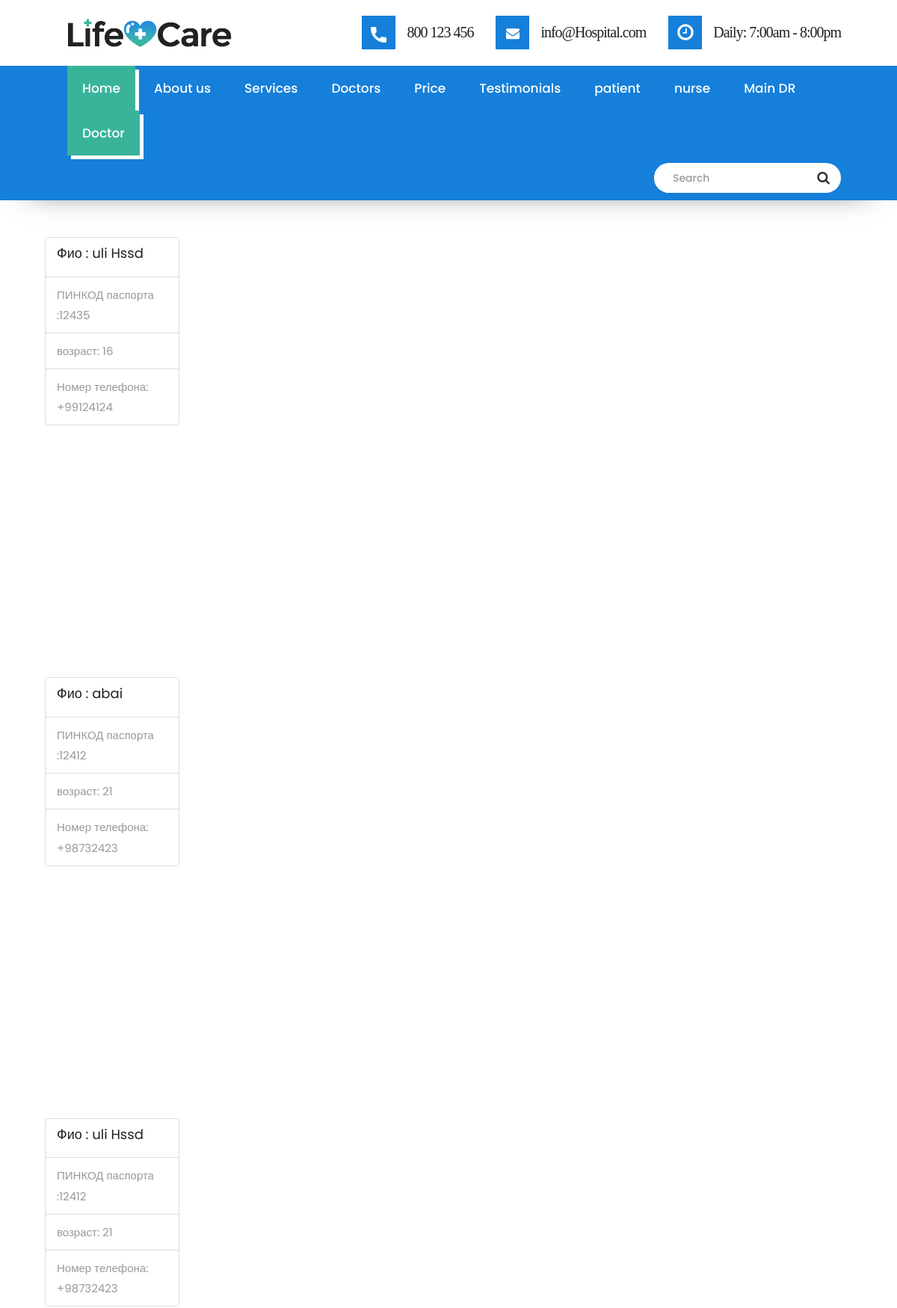
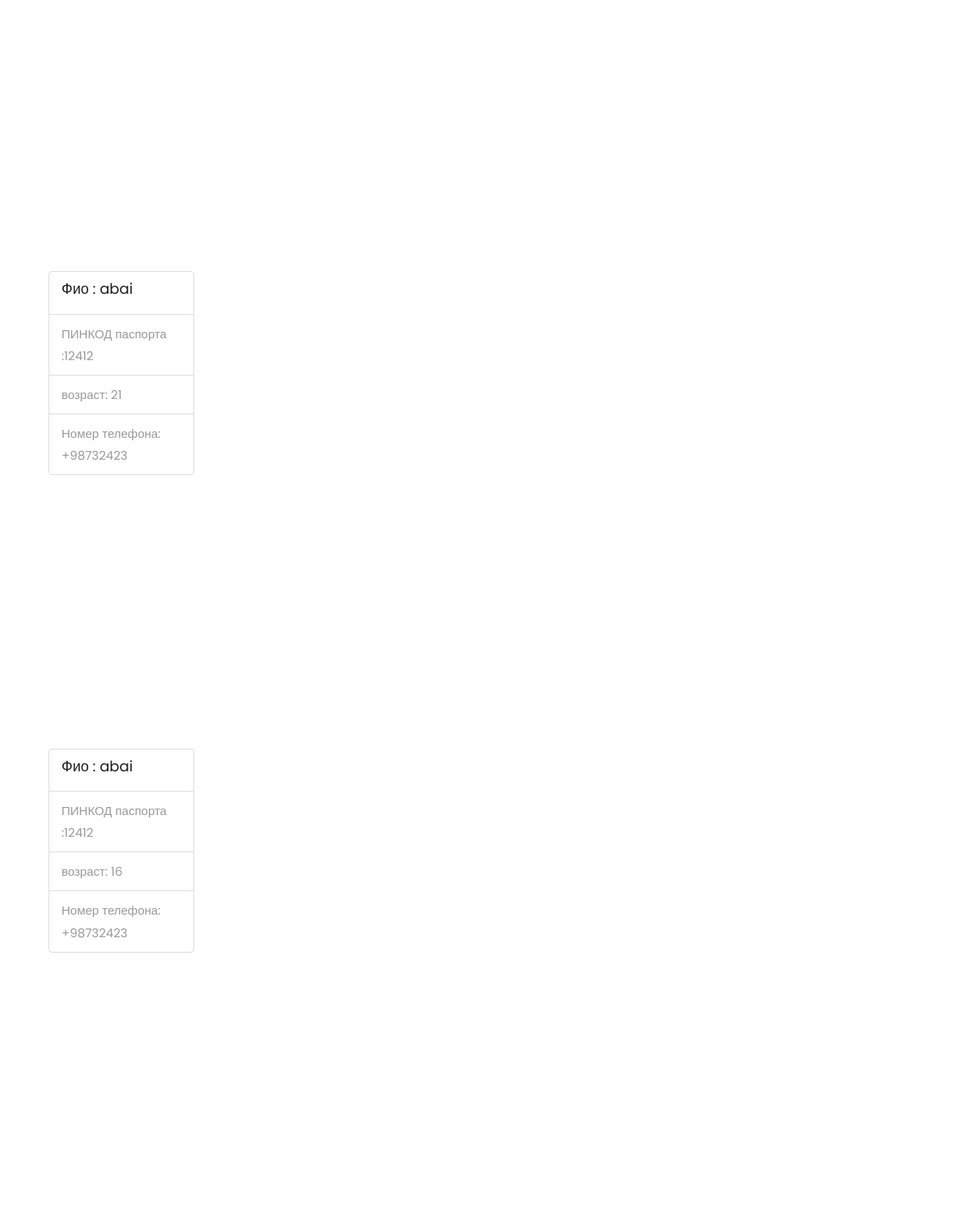
The page /patient/ (upper part) on the database its author committed (2 pictures, top to bottom).
### main/models.py (models this page shows)
class Patient(models.Model):
    patient_name = models.CharField(max_length=50)
    patient_pincode = models.CharField(max_length=9)
    patient_age = models.CharField(max_length=5)
    patient_number = models.CharField(max_length=15)

### main/views.py (the view)
# urls.py: path('patient/', patient, name='patient'),
def patient(request):
    patient = Patient.objects.all()
    context = {
        'patient': patient,
    }
    return render(request, template_name='patient.html', context=context)

### main/templates/patient.html (shortened to what this page needs)
{% extends 'base.html' %}
{% load static  %}
{% block info %}
{% for patients in patient %}
<div class="container">
<div class="row">
    <h1>                         </h1>
    <h1>                         </h1>
    <h1>                         </h1>
    <h1>                         </h1>
    <h1>                         </h1>
    <h1>                         </h1>
    <h1>                         </h1>
    <h1>                         </h1>
    <h1>                         </h1>
    <h1>                         </h1>
    <h1>                         </h1>
    <h1>                         </h1>
    <h1>                         </h1>
<h1>                         </h1>
    <h1>                         </h1>
    <h1>                         </h1>
    <h1>                         </h1>
    <h1>                         </h1>
   <h1>                         </h1>
    <h1>                         </h1>
    <h1>                         </h1>
    <h1>                         </h1>
    <h1>                         </h1>
    <h1>                         </h1>
    <h1>                         </h1>
    <h1>                         </h1>
    <h1>                         </h1>
    <h1>                         </h1>
    <h1>                         </h1>
<div class="col-4">
<div class="card m-2" style="width: 18rem;">
<br>
<ul class="list-group list-group-flush">
    <li class="list-group-item"><h3>Фио : {{patients.patient_name}}</h3></li>
<li class="list-group-item">ПИНКОД паспорта :{{ patients.patient_pincode }} </li>
<li class="list-group-item"> возраст: {{patients.patient_age}}</li>
<li class="list-group-item">Номер телефона: {{patients.patient_number}}</li>
</ul>
</div>
</div>
</div>
</div>
{% endfor %}
{% endblock %}

### static/main/style.css (style rules this page uses)
body { color: #999; font-size: 15px; font-family: 'Source Sans Pro', sans-serif; line-height: 1.80857; }
h1, h2, h3, h4, h5, h6 { letter-spacing: 0; font-weight: normal; position: relative; padding: 0 0 10px 0; font-weight: normal; line-height: 120% !important; color: #1f1f1f; margin: 0 }
h1 { font-size: 24px }
h3 { font-size: 18px }

### static/main/css/versions.css (style rules this page uses)
body.clinic_version { font-family: 'Roboto', sans-serif; }

### static/main/css/responsive.css (style rules this page uses)
@media (max-width: 1200px) { .container { width: 90%; } }

### static/main/css/custom.css (style rules this page uses)
* { font-family: 'Poppins', sans-serif; }
h1,h2,h3,h4,h5,h6 { font-family: 'Poppins', sans-serif; }

### rows shown on the page
Patient: patient_name "uli Hssd", patient_pincode "12435", patient_age "16", patient_number "+99124124"
Patient: patient_name "abai", patient_pincode "12412", patient_age "21", patient_number "+98732423"
Patient: patient_name "uli Hssd", patient_pincode "12412", patient_age "21", patient_number "+98732423"
Patient: patient_name "abai", patient_pincode "12412", patient_age "21", patient_number "+98732423"
Patient: patient_name "abai", patient_pincode "12412", patient_age "16", patient_number "+98732423"
